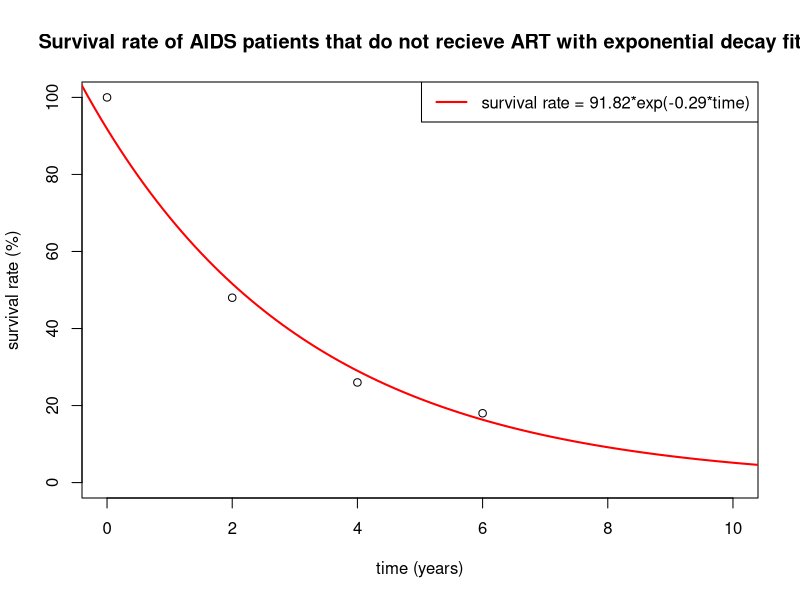

This chart was generated by the following R code:
# Assuming survival rate decays exponentially with time, 
# survival rate after more than t years since AIDS diagnosis,
# can be calculated as follows:

# Survival rate:
y = c(100,48, 26, 18)
# Time in years
t = c(0,2,4,6)
# Fit y = c*exp(-k*t)
fit = lm(log(y)~t, data=data.frame(y,t))
coeffs = coefficients(fit)
c = exp(coeffs[1])
k  = -coeffs[2]
t_smooth = seq(-2,12,0.1)

plot(t,y,xlim=c(0,10), ylab = "survival rate (%)", xlab = "time (years)", 
     ylim = c(0,100), main="Survival rate of AIDS patients that do not recieve ART with exponential decay fit")
lines(t_smooth, c*exp(-k*t_smooth), col = "red", lwd = 2)
cat("c = ", c, " k = ", k)
legend("topright", legend = c("survival rate = 91.82*exp(-0.29*time)"), col ="red", lwd = c(2))
# # # Survival rate for AIDS patients that take ART is higher, but was not used in the model.
# # # Instead, it was assumed that AIDS patients will receive ART, but wrongfully it is assumed they have 
# # # the same survival rate as AIDS patients that do not receive ART.
# # # This was a mistake, and these AIDS patients should have received the survival rate that corresponded with their treatment,
# # # and AIDS patients not taking ART should have been included as possibility as well.